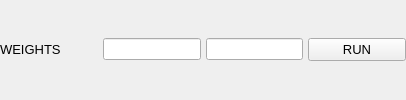
	<widget class="QWidget" name="panelJacobi">
	  <property name="sizePolicy">
	    <sizepolicy hsizetype="Expanding" vsizetype="Fixed">
	      <horstretch>0</horstretch>
	      <verstretch>0</verstretch>
	    </sizepolicy>
	  </property>
	  <property name="visible">
	    <bool>false</bool>
	  </property>

	  <layout class="QGridLayout" name="panelJacobiGridLayout">
	    <property name="leftMargin">
	      <number>0</number>
	    </property>
	    <property name="topMargin">
	      <number>0</number>
	    </property>
	    <property name="rightMargin">
	      <number>0</number>
	    </property>
	    <property name="bottomMargin">
	      <number>0</number>
	    </property>
	    <property name="spacing">
	      <number>5</number>
	    </property>

	    <item row="0" column="0">
	      <widget class="QLabel" name="labelJacobiWeights">
		<property name="sizePolicy">
		  <sizepolicy hsizetype="Expanding" vsizetype="Fixed">
		    <horstretch>1</horstretch>
		    <verstretch>0</verstretch>
		  </sizepolicy>
		</property>
		<property name="minimumSize">
		  <size>
		    <width>50</width>
		    <height>22</height>
		  </size>
		</property>
		<property name="maximumSize">
		  <size>
		    <width>10000</width>
		    <height>22</height>
		  </size>
		</property>
		<property name="alignment">
		  <set>Qt::AlignLeft|Qt::AlignVCenter</set>
		</property>
		<property name="margin">
		  <number>5</number>
		</property>
		<property name="text">
		  <string>WEIGHTS</string>
		</property>
		<property name="font">
		  <font>
		    <pointsize>10</pointsize>
		  </font>
		</property>
	      </widget>
	    </item>

	    <item row="0" column="1">
	      <widget class="QLineEdit" name="editJacobiWeightData">
		<property name="sizePolicy">
		  <sizepolicy hsizetype="Expanding" vsizetype="Fixed">
		    <horstretch>1</horstretch>
		    <verstretch>0</verstretch>
		  </sizepolicy>
		</property>
		<property name="minimumSize">
		  <size>
		    <width>50</width>
		    <height>22</height>
		  </size>
		</property>
		<property name="maximumSize">
		  <size>
		    <width>10000</width>
		    <height>22</height>
		  </size>
		</property>
		<property name="text">
		  <string/>
		</property>
		<property name="font">
		  <font>
		    <pointsize>10</pointsize>
		  </font>
		</property>
	      </widget>
	    </item>

	    <item row="0" column="2">
	      <widget class="QLineEdit" name="editJacobiWeightSmoothing">
		<property name="sizePolicy">
		  <sizepolicy hsizetype="Expanding" vsizetype="Fixed">
		    <horstretch>1</horstretch>
		    <verstretch>0</verstretch>
		  </sizepolicy>
		</property>
		<property name="minimumSize">
		  <size>
		    <width>50</width>
		    <height>22</height>
		  </size>
		</property>
		<property name="maximumSize">
		  <size>
		    <width>10000</width>
		    <height>22</height>
		  </size>
		</property>
		<property name="text">
		  <string/>
		</property>
		<property name="font">
		  <font>
		    <pointsize>10</pointsize>
		  </font>
		</property>
	      </widget>
	    </item>

	    <item row="0" column="3">
	      <widget class="QPushButton" name="pushButtonJacobiRun">
		<property name="sizePolicy">
		  <sizepolicy hsizetype="Expanding" vsizetype="Fixed">
		    <horstretch>1</horstretch>
		    <verstretch>0</verstretch>
		  </sizepolicy>
		</property>	
		<property name="text">
		  <string>RUN</string>
		</property>
		<property name="font">
		  <font>
		    <pointsize>10</pointsize>
		  </font>
		</property>
	      </widget>
	    </item>

	  </layout>
	</widget>
